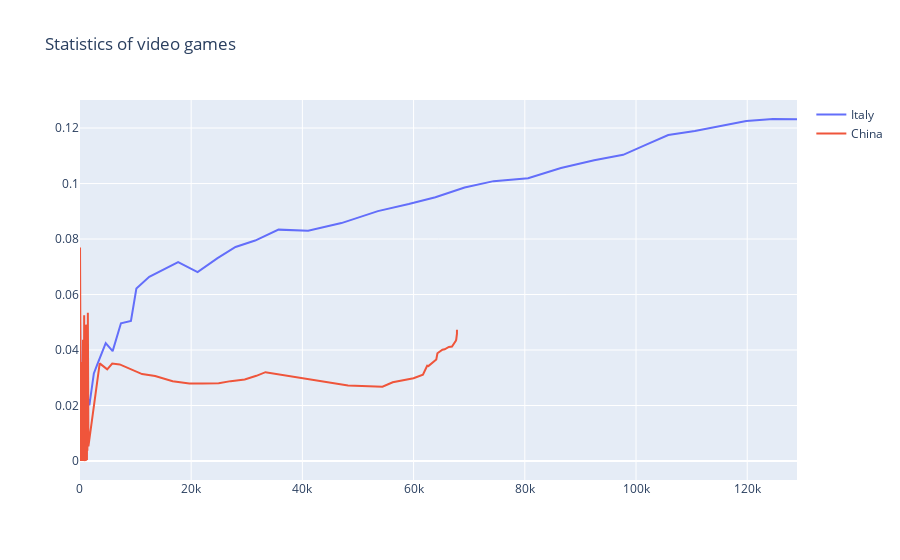

The notebook cell saved with this chart:
### Code cell
#можно увидеть, что китайская медицина и жесткие меры карантина оказались значительно эффективнее итальянских
#допускаю, что выводы можно сделать более правильными, если наложить сюда возраст умерших и заболевших
#прошу в комментарии к работе показать мне как можно было сделать два графика на одном листе через функцию  plot()
#у меня это не получилось

iplot(fig)

### Figure 1 — Plotly figure (JSON) as saved in the notebook; plotly's stock layout.template omitted (floating-point values rounded to 4 significant figures; data arrays with more than 128 entries replaced by an {"elided": "..."} marker saying what was removed)
{"data": [{"name": "Italy", "type": "scatter", "x": [20, 62, 155, 229, 322, 453, 655, 888, 1128, 1694, 2036, 2502, 3089, 3858, 4636, 5883, 7375, 9172, 10149, 12462, 12462, 17660, 21157, 24747, 27980, 31506, 35713, 41035, 47021, 53578, 59138, 63927, 69176, 74386, 80589, 86498, 92472, 97689, 101739, 105792, 110574, 115242, 119827, 124632, 128948], "y": [0.05, 0.03226, 0.01935, 0.03057, 0.03106, 0.02649, 0.02595, 0.02365, 0.02571, 0.02007, 0.02554, 0.03157, 0.03464, 0.03836, 0.04249, 0.03961, 0.04963, 0.05048, 0.06217, 0.06636, 0.06636, 0.07169, 0.06811, 0.0731, 0.07713, 0.07945, 0.08339, 0.08298, 0.08575, 0.09006, 0.0926, 0.09506, 0.09859, 0.1009, 0.1019, 0.1056, 0.1084, 0.1103, 0.1139, 0.1175, 0.119, 0.1207, 0.1225, 0.1233, 0.1232]}, {"name": "China", "type": "scatter", "x": {"elided": "2233 int values"}, "y": {"elided": "2233 float values"}}, {"name": "USA", "type": "scatter", "x": [], "y": []}], "layout": {"title": {"text": "Statistics of video games"}}}
